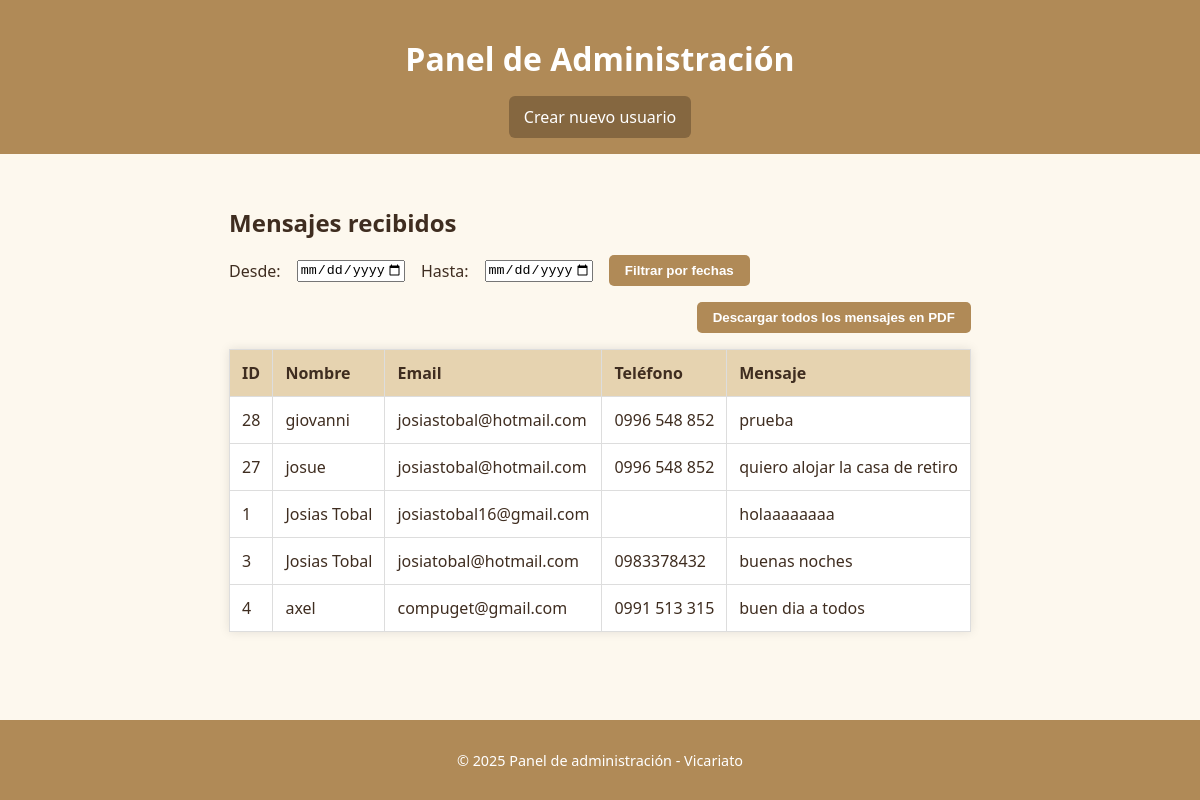
Page /proyecto_betharram/admin/admin.php (signed in) on the committed database.
### tables this page shows
CREATE TABLE `mensajes` (
  `id` int(11) NOT NULL,
  `nombre` varchar(100) NOT NULL COMMENT 'Nombre Completo',
  `email` varchar(100) NOT NULL COMMENT 'correo de contacto',
  `telefono` varchar(30) NOT NULL COMMENT 'Número Teléfonico',
  `mensaje` text NOT NULL COMMENT 'mensaje enviado por usuario',
  `fecha` datetime DEFAULT current_timestamp()
);

### proyecto_betharram/admin/admin.php (the view, shortened to what this page needs)
<?php
$conexion = new mysqli("localhost", "root", "", "contacto_db");
$condiciones = [];
$where = count($condiciones) ? 'WHERE ' . implode(' AND ', $condiciones) : '';
$sql = "SELECT * FROM mensajes $where ORDER BY fecha DESC";
$resultado = $conexion->query($sql);
?>
<!DOCTYPE html>
<html lang="es">
<head>
    <link rel="stylesheet" href="css/panel.css">
</head>
<body>
<div class="admin-wrapper">
<header>
    <h1>Panel de Administración</h1>
    <?php if ($_SESSION["usuario_id"] === 1): ?>
    <a href="crear_usuario.php" class="crear-usuario-btn">Crear nuevo usuario</a>
<?php endif; ?>
</header>
<main>
    <h2>Mensajes recibidos</h2>
<form method="GET" style="margin-bottom: 1rem; display: flex; gap: 1rem; align-items: center;">
    <label for="desde">Desde:</label>
    <input type="date" id="desde" name="desde" max="<?= date('Y-m-d') ?>" value="<?= $_GET['desde'] ?? '' ?>" required>
    <label for="hasta">Hasta:</label>
    <input type="date" id="hasta" name="hasta" max="<?= date('Y-m-d') ?>" value="<?= $_GET['hasta'] ?? '' ?>" required>
    <button type="submit" class="btn-descargar">Filtrar por fechas</button>
</form>
    <div style="text-align: right; margin-bottom: 1rem;">
        <form action="generar_pdf_todos.php" method="GET" target="_blank">
                <button type="submit" class="btn-descargar">Descargar todos los mensajes en PDF</button>
        </form>
    </div>
    <table>
        <tr>
            <th>ID</th>
            <th>Nombre</th>
            <th>Email</th>
            <th>Teléfono</th>
            <th>Mensaje</th>
        </tr>
        <?php while ($fila = $resultado->fetch_assoc()) : ?>
            <tr>
                <td><?= $fila['id'] ?></td>
                <td><?= htmlspecialchars($fila['nombre']) ?></td>
                <td><?= htmlspecialchars($fila['email']) ?></td>
                <td><?= htmlspecialchars($fila['telefono']) ?></td>
                <td><?= nl2br(htmlspecialchars($fila['mensaje'])) ?></td>
            </tr>
        <?php endwhile; ?>
    </table>
</main>
<footer>
    <p>&copy; <?= date("Y") ?> Panel de administración - Vicariato</p>
</footer>
</div>
</body>
</html>

### proyecto_betharram/admin/css/panel.css (style rules this page uses)
html, body { height: 100%; margin: 0; padding: 0; }
.admin-wrapper { display: flex; flex-direction: column; min-height: 100vh; }
main { flex: 1; padding: 2rem; }
footer { background-color: #b08a57; color: #fff; text-align: center; padding: 1rem; font-size: 0.9rem; margin-top: auto; }
body { font-family: 'Segoe UI', sans-serif; background-color: #fdf8ee; color: #3f2d20; margin: 0; padding: 0; }
header, footer { background-color: #b08a57; color: white; padding: 1rem; text-align: center; }
main { padding: 2rem; max-width: 1000px; margin: 0 auto; }
h1, h2 { margin-bottom: 1rem; }
table { width: 100%; border-collapse: collapse; background-color: #fff; box-shadow: 0 0 10px rgba(0,0,0,0.1); overflow-x: auto }
th, td { border: 1px solid #ddd; padding: 0.75rem; text-align: left; }
th { background-color: #e6d3b0; }
.btn-descargar { background-color: #b08a57; color: white; border: none; padding: 0.5rem 1rem; font-weight: bold; border-radius: 5px; cursor: pointer; transition: background-color 0.3s ease; }
.crear-usuario-btn { display: inline-block; padding: 10px 15px; background-color: #856740; color: white; text-decoration: none; border-radius: 6px; transition: background 0.3s; }

### rows in the picture
mensajes: id "28", nombre "giovanni", email "josiastobal@hotmail.com", telefono "0996 548 852", mensaje "prueba"
mensajes: id "27", nombre "josue", email "josiastobal@hotmail.com", telefono "0996 548 852", mensaje "quiero alojar la casa de retiro"
mensajes: id "1", nombre "Josias Tobal", email "josiastobal16@gmail.com", mensaje "holaaaaaaaa"
mensajes: id "3", nombre "Josias Tobal", email "josiatobal@hotmail.com", telefono "0983378432", mensaje "buenas noches"
mensajes: id "4", nombre "axel", email "compuget@gmail.com", telefono "0991 513 315", mensaje "buen dia a todos"
